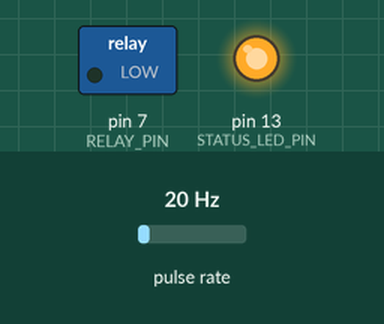
This sketch was run on a simulated Arduino Uno, built with avr-gcc and run on an emulated ATmega328P. Shown: switched loads named in the sketch (green lamp = pin HIGH), output pins drawn as LEDs (lit = HIGH). Wiring (inferred from the names in the program): pulse sensor: data pin 2. The test bench sets the inputs (shaded band); at power-on: pulse rate 20 Hz. What the sketch prints to the serial monitor is not drawn.

Above: at 0.2 s.
Timing chart, 0 to 1.7 s (numbered marks = the images above):
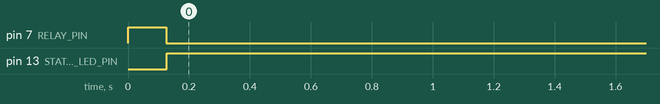

The sketch:

LEDFanCrankSensor.ino
```cpp
/*
  Hand-Crank Fan Installation Controller
  =======================================

  Reads RPM from a Hall-effect sensor (1 pulse per crank revolution) and
  switches a relay (AC power to an LED fan installation) once the crank has
  been spun up to speed, using hysteresis thresholds, minimum run/off times,
  and a sensor-loss fail-safe.

  See docs/WIRING.md for wiring details, the relay polarity test procedure,
  and AC safety notes.

  Development milestones (see CLAUDE.md):
    1. Bench test RPM sensing       - watch instRPM/avgRPM on Serial Monitor
    2. Validate state machine       - watch state transitions on Serial,
                                       relay pin can be left unconnected
    3. Add relay (LED/low-voltage)  - confirm RELAY_ACTIVE_LOW, see WIRING.md
    4. Tune thresholds               - adjust constants below against the
                                       real crank/flywheel
    5. Final AC integration          - electrician-verified mains wiring
*/

#include <Arduino.h>

// =====================================================================
// Pin assignments
// =====================================================================
const uint8_t HALL_SENSOR_PIN = 2;   // D2 - INT0, interrupt-capable
const uint8_t RELAY_PIN       = 7;   // D7 - relay module IN
const uint8_t STATUS_LED_PIN  = 13;  // onboard LED - debug/status

// =====================================================================
// Relay polarity
// =====================================================================
// Most SRD-05VDC-SL-C style opto-isolated relay modules are ACTIVE-LOW:
// driving IN LOW energizes the relay coil. This is the assumed default.
//
// TODO (Milestone 3): confirm on real hardware using the relay polarity
// test procedure in docs/WIRING.md, with an LED/low-voltage load BEFORE
// connecting AC mains. Flip this to `false` if the relay energizes when
// the pin is driven HIGH instead.
const bool RELAY_ACTIVE_LOW = true;

// =====================================================================
// RPM measurement
// =====================================================================
// Number of magnet pulses per crank revolution. A single magnet on the
// shaft gives 1 pulse/rev.
// TODO: update if the magnet count changes (finer low-RPM resolution).
const uint8_t PULSES_PER_REV = 1;

// RPM is derived from the time between consecutive pulses (period-based),
// not from a pulse-counting window - at hand-crank speeds (well under
// 1 pulse/sec at PULSES_PER_REV = 1), a counting window only updates in
// coarse, multi-RPM steps. This interval instead controls how often that
// period-based reading is re-sampled into the smoothing buffer.
const unsigned long RPM_UPDATE_INTERVAL_MS = 100;

// Number of instantaneous RPM samples averaged together to smooth jitter
// from inconsistent hand-cranking speed (RPM_SMOOTHING_SAMPLES *
// RPM_UPDATE_INTERVAL_MS = total smoothing window, e.g. 4 * 100ms = 400ms).
const uint8_t RPM_SMOOTHING_SAMPLES = 4;

// Minimum time between accepted pulses, used inside the ISR to reject
// electrical noise/contact bounce on the Hall sensor output. 5ms allows
// for crank speeds far beyond any realistic hand-crank RPM
// (5ms/pulse = 12,000 RPM at 1 pulse/rev) while filtering true glitches.
// TODO: revisit after Milestone 1 bench testing if noise is observed.
const unsigned long MIN_PULSE_INTERVAL_MS = 5;

// If no pulse has been received for this long, report RPM as 0 instead of
// the period-based estimate asymptotically approaching zero. Must be longer
// than the time-per-revolution at RPM_OFF_THRESHOLD (25 RPM = 2400ms/rev)
// so normal slow cranking near that threshold isn't momentarily zeroed.
const unsigned long RPM_STALL_TIMEOUT_MS = 3000;

// =====================================================================
// Threshold / hysteresis (placeholders - tune in Milestone 4)
// =====================================================================
const float RPM_ON_THRESHOLD  = 35.0;  // RPM required to switch relay ON
const float RPM_OFF_THRESHOLD = 25.0;  // RPM below which relay may switch OFF

// =====================================================================
// Timing / cooldown (placeholders - tune in Milestone 4)
// =====================================================================
// Once the relay turns ON, it stays ON for at least this long regardless
// of RPM, to avoid rapid on/off cycling that could damage the fan PSUs.
const unsigned long MIN_RUN_TIME_MS = 8000;

// Once the relay turns OFF, it must stay OFF for at least this long before
// it can turn back ON, to prevent immediate re-triggering from a quick
// re-crank.
const unsigned long MIN_OFF_TIME_MS = 3000;

// =====================================================================
// Fail-safe
// =====================================================================
// If the relay is energized and no Hall sensor pulses are received for
// this long, force the relay OFF immediately (bypassing MIN_RUN_TIME_MS).
// Must be longer than the time-per-revolution at RPM_OFF_THRESHOLD
// (25 RPM = 2.4s/rev) so normal slow cranking doesn't trip it, but short
// enough to be a meaningful safety cutoff if the sensor/magnet fails.
// TODO: revisit if thresholds or PULSES_PER_REV change.
const unsigned long SENSOR_TIMEOUT_MS = 4000;

// =====================================================================
// Serial debug
// =====================================================================
const unsigned long SERIAL_BAUD = 115200;
const unsigned long SERIAL_PRINT_INTERVAL_MS = 250;

// =====================================================================
// Status LED (onboard D13)
// =====================================================================
const unsigned long LED_COOLDOWN_BLINK_MS = 150; // fast blink while in COOLDOWN

// =====================================================================
// System state
// =====================================================================
enum SystemState { IDLE, RUNNING, COOLDOWN };

volatile unsigned long lastPulseMicros      = 0; // last ISR call, for debounce
volatile unsigned long lastValidPulseMicros = 0; // last accepted pulse, for period calc
volatile unsigned long pulseIntervalMicros  = 0; // time between last two accepted pulses
volatile unsigned long lastPulseMillis      = 0; // last accepted pulse, for stall/fail-safe checks

unsigned long lastRpmCalcTime = 0;
float instantRpm = 0.0;
float rpmSamples[RPM_SMOOTHING_SAMPLES] = {0};
uint8_t rpmSampleIndex = 0;
float smoothedRpm = 0.0;

SystemState currentState = IDLE;
unsigned long stateEnteredTime = 0;
unsigned long relayOnSince     = 0;
unsigned long relayLastOffTime = 0;
bool relayEnergized = false;

unsigned long lastLedToggle = 0;
bool ledOn = false;

unsigned long lastSerialPrint = 0;

// =====================================================================
// Interrupt service routine - Hall sensor pulse
// =====================================================================
// The A3144 is open-collector and idles HIGH via INPUT_PULLUP; it pulls
// the line LOW when the magnet passes, so we trigger on FALLING.
void onHallPulse() {
  unsigned long nowMicros = micros();
  if (nowMicros - lastPulseMicros >= MIN_PULSE_INTERVAL_MS * 1000UL) {
    pulseIntervalMicros  = nowMicros - lastValidPulseMicros;
    lastValidPulseMicros = nowMicros;
    lastPulseMillis      = millis();
  }
  lastPulseMicros = nowMicros;
}

// =====================================================================
// Helpers
// =====================================================================
const char* stateName(SystemState s) {
  switch (s) {
    case IDLE:     return "IDLE";
    case RUNNING:  return "RUNNING";
    case COOLDOWN: return "COOLDOWN";
  }
  return "UNKNOWN";
}

// Translates a desired relay energize state into the physical pin level,
// accounting for RELAY_ACTIVE_LOW.
int relayLevelFor(bool energize) {
  if (RELAY_ACTIVE_LOW) {
    return energize ? LOW : HIGH;
  }
  return energize ? HIGH : LOW;
}

void setRelay(bool energize) {
  digitalWrite(RELAY_PIN, relayLevelFor(energize));
  relayEnergized = energize;

  if (energize) {
    relayOnSince = millis();
    Serial.println(F(">>> RELAY ON"));
  } else {
    Serial.println(F("<<< RELAY OFF"));
  }
}

void transitionTo(SystemState newState) {
  Serial.print(F("State change: "));
  Serial.print(stateName(currentState));
  Serial.print(F(" -> "));
  Serial.print(stateName(newState));
  Serial.print(F(" | avgRPM="));
  Serial.print(smoothedRpm);
  Serial.print(F(" | t="));
  Serial.println(millis());

  currentState = newState;
  stateEnteredTime = millis();
}

// =====================================================================
// Setup
// =====================================================================
void setup() {
  // Drive the relay pin to its "de-energized" level BEFORE switching it to
  // OUTPUT. This avoids a brief glitch pulse on power-up/reset, keeping the
  // relay safely OFF by default.
  digitalWrite(RELAY_PIN, relayLevelFor(false));
  pinMode(RELAY_PIN, OUTPUT);

  pinMode(HALL_SENSOR_PIN, INPUT_PULLUP);

  pinMode(STATUS_LED_PIN, OUTPUT);
  digitalWrite(STATUS_LED_PIN, LOW);

  Serial.begin(SERIAL_BAUD);
  Serial.println();
  Serial.println(F("=== Hand-Crank Fan Installation Controller ==="));
  Serial.print(F("RELAY_ACTIVE_LOW     = "));
  Serial.println(RELAY_ACTIVE_LOW ? F("true (active-low)") : F("false (active-high)"));
  Serial.print(F("PULSES_PER_REV       = ")); Serial.println(PULSES_PER_REV);
  Serial.print(F("RPM_ON_THRESHOLD     = ")); Serial.println(RPM_ON_THRESHOLD);
  Serial.print(F("RPM_OFF_THRESHOLD    = ")); Serial.println(RPM_OFF_THRESHOLD);
  Serial.print(F("MIN_RUN_TIME_MS      = ")); Serial.println(MIN_RUN_TIME_MS);
  Serial.print(F("MIN_OFF_TIME_MS      = ")); Serial.println(MIN_OFF_TIME_MS);
  Serial.print(F("SENSOR_TIMEOUT_MS    = ")); Serial.println(SENSOR_TIMEOUT_MS);
  Serial.print(F("RPM_UPDATE_INTERVAL_MS = ")); Serial.println(RPM_UPDATE_INTERVAL_MS);
  Serial.print(F("RPM_STALL_TIMEOUT_MS   = ")); Serial.println(RPM_STALL_TIMEOUT_MS);
  Serial.println(F("==============================================="));

  unsigned long now = millis();
  lastRpmCalcTime      = now;
  stateEnteredTime     = now;
  lastPulseMillis      = now;
  lastValidPulseMicros = micros();

  // Allow the relay to switch ON immediately at startup if RPM is already
  // above threshold, rather than waiting out MIN_OFF_TIME_MS.
  relayLastOffTime = now - MIN_OFF_TIME_MS;

  attachInterrupt(digitalPinToInterrupt(HALL_SENSOR_PIN), onHallPulse, FALLING);
}

// =====================================================================
// RPM calculation
// =====================================================================
// At hand-crank speeds (well under 1 pulse/sec at PULSES_PER_REV = 1),
// counting pulses in a window gives very coarse steps. Instead, RPM is
// derived from the period between consecutive pulses, which varies
// continuously. Between pulses, the elapsed time since the last pulse is
// used as a floor so a slowing crank is reflected immediately rather than
// waiting for the next pulse to "confirm" it.
void calculateRpm() {
  unsigned long now = millis();
  if (now - lastRpmCalcTime < RPM_UPDATE_INTERVAL_MS) {
    return;
  }
  lastRpmCalcTime = now;

  noInterrupts();
  unsigned long interval  = pulseIntervalMicros;
  unsigned long lastValid = lastValidPulseMicros;
  unsigned long lastMs    = lastPulseMillis;
  interrupts();

  if (interval == 0 || (now - lastMs) >= RPM_STALL_TIMEOUT_MS) {
    instantRpm = 0.0;
  } else {
    unsigned long elapsedSincePulse = micros() - lastValid;
    if (elapsedSincePulse > interval) {
      interval = elapsedSincePulse;
    }
    instantRpm = 60000000.0 / (interval * (float)PULSES_PER_REV);
  }

  rpmSamples[rpmSampleIndex] = instantRpm;
  rpmSampleIndex = (rpmSampleIndex + 1) % RPM_SMOOTHING_SAMPLES;

  float sum = 0.0;
  for (uint8_t i = 0; i < RPM_SMOOTHING_SAMPLES; i++) {
    sum += rpmSamples[i];
  }
  smoothedRpm = sum / RPM_SMOOTHING_SAMPLES;
}

// =====================================================================
// State machine
// =====================================================================
void updateStateMachine() {
  unsigned long now = millis();

  // --- Fail-safe: relay energized but no sensor pulses for too long ---
  if (relayEnergized && (now - lastPulseMillis > SENSOR_TIMEOUT_MS)) {
    Serial.println(F("FAULT: no Hall sensor pulses received - forcing relay OFF"));
    setRelay(false);
    relayLastOffTime = now;
    transitionTo(IDLE);
    return;
  }

  switch (currentState) {
    case IDLE:
      if (smoothedRpm >= RPM_ON_THRESHOLD &&
          (now - relayLastOffTime) >= MIN_OFF_TIME_MS) {
        setRelay(true);
        transitionTo(RUNNING);
      }
      break;

    case RUNNING:
      if (smoothedRpm < RPM_OFF_THRESHOLD) {
        // Relay stays ON - waiting out MIN_RUN_TIME_MS before allowing OFF.
        transitionTo(COOLDOWN);
      }
      break;

    case COOLDOWN:
      if (smoothedRpm >= RPM_OFF_THRESHOLD) {
        // RPM recovered before MIN_RUN_TIME_MS elapsed.
        transitionTo(RUNNING);
      } else if ((now - relayOnSince) >= MIN_RUN_TIME_MS) {
        setRelay(false);
        relayLastOffTime = now;
        transitionTo(IDLE);
      }
      break;
  }
}

// =====================================================================
// Status LED
// =====================================================================
void updateStatusLed() {
  unsigned long now = millis();

  switch (currentState) {
    case IDLE:
      digitalWrite(STATUS_LED_PIN, LOW);
      break;

    case RUNNING:
      digitalWrite(STATUS_LED_PIN, HIGH);
      break;

    case COOLDOWN:
      if (now - lastLedToggle >= LED_COOLDOWN_BLINK_MS) {
        lastLedToggle = now;
        ledOn = !ledOn;
        digitalWrite(STATUS_LED_PIN, ledOn ? HIGH : LOW);
      }
      break;
  }
}

// =====================================================================
// Debug output
// =====================================================================
void printDebug() {
  unsigned long now = millis();
  if (now - lastSerialPrint < SERIAL_PRINT_INTERVAL_MS) {
    return;
  }
  lastSerialPrint = now;

  Serial.print(F("t="));
  Serial.print(now);
  Serial.print(F(" state="));
  Serial.print(stateName(currentState));
  Serial.print(F(" ("));
  Serial.print(now - stateEnteredTime);
  Serial.print(F("ms) instRPM="));
  Serial.print(instantRpm);
  Serial.print(F(" avgRPM="));
  Serial.print(smoothedRpm);
  Serial.print(F(" relay="));
  Serial.println(relayEnergized ? F("ON") : F("OFF"));
}

// =====================================================================
// Main loop - millis()-based, no delay()
// =====================================================================
void loop() {
  calculateRpm();
  updateStateMachine();
  updateStatusLed();
  printDebug();
}
```

Measured:
- by itself, pin 7 (RELAY_PIN): HIGH → LOW at 0.13 s
- by itself, pin 13 (STATUS_LED_PIN): LOW → HIGH at 0.13 s
